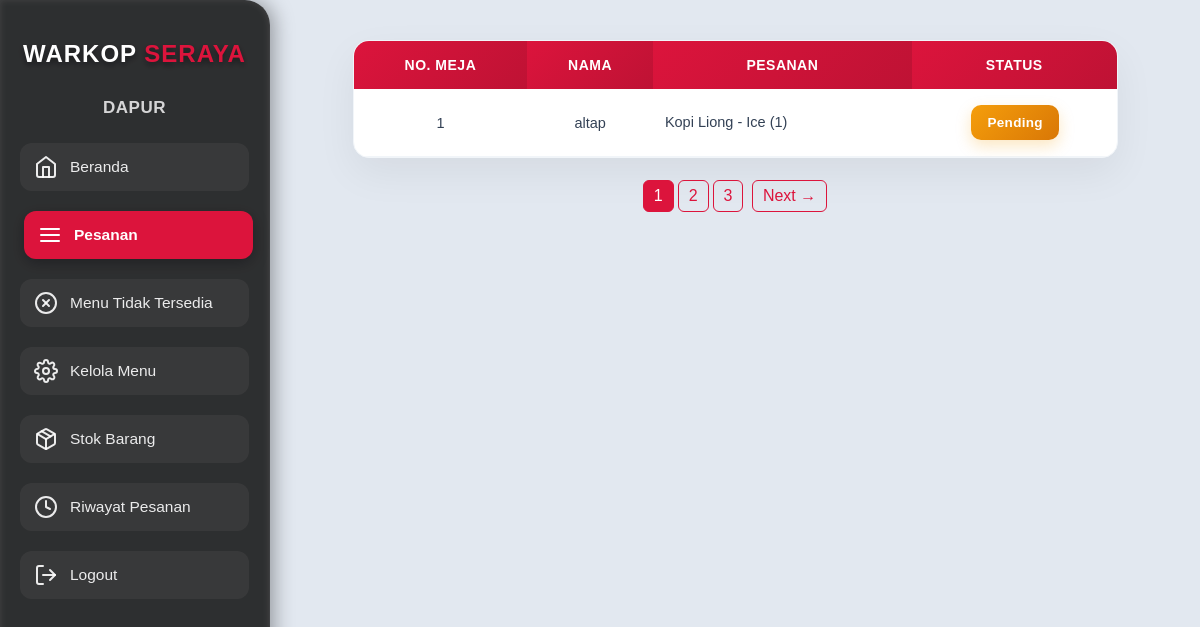
The page /admin_dapur/pesanan.php (signed in) on the database its author committed.
### tables this page shows
CREATE TABLE `transaksi` (
  `id_transaksi` int NOT NULL,
  `id_admin` int DEFAULT NULL,
  `nama_pemesan` varchar(100) NOT NULL,
  `nomor_meja` varchar(25) NOT NULL,
  `status_pesanan` enum('draft','pending','diproses','selesai','dibayar') NOT NULL,
  `waktu_pemesanan` timestamp NOT NULL DEFAULT CURRENT_TIMESTAMP,
  `total` decimal(10,2) NOT NULL
);

### admin_dapur/pesanan.php (the view, shortened to what this page needs)
<?php
include "../koneksi.php";
$limit = 10;
$page = isset($_GET['page']) ? (int)$_GET['page'] : 1;
$start = ($page - 1) * $limit;
$countSql = "
  SELECT COUNT(DISTINCT t.id_transaksi) as total
  FROM transaksi t
  WHERE t.status_pesanan IN ('pending','diproses')
";
$countRes = mysqli_query($conn, $countSql);
$totalRow = mysqli_fetch_assoc($countRes)['total'];
$totalPages = ceil($totalRow / $limit);
function renderPesananTable($conn, $start, $limit) {
  $sql = "
   SELECT
    t.id_transaksi,
    t.nomor_meja,
    t.nama_pemesan,
    t.status_pesanan,
    GROUP_CONCAT(
        CONCAT(
          '<div class=\"item-line\">',
            p.nama_produk,
            IF(vp.nama_varian IS NOT NULL AND vp.nama_varian <> '',
              CONCAT(' - ', vp.nama_varian),
              ''
            ),
            ' (', d.quantity, ')',
            IF(d.catatan IS NOT NULL AND d.catatan <> '',
              CONCAT('<br><small><i>Note: ', d.catatan, '</i></small>'),
              ''
            ),
          '</div>'
        ) ORDER BY d.id_detail ASC SEPARATOR ''
    ) AS pesanan
    FROM transaksi t
    JOIN detail_transaksi d ON t.id_transaksi = d.id_transaksi
    JOIN produk p ON d.id_produk = p.id_produk
    LEFT JOIN varian_produk vp ON d.id_varian = vp.id_varian
    WHERE t.status_pesanan IN ('pending','diproses')
    GROUP BY t.id_transaksi
    ORDER BY t.waktu_pemesanan ASC
    LIMIT $start, $limit
  ";
  $result = mysqli_query($conn, $sql);
  if ($result && mysqli_num_rows($result) > 0) {
    while ($row = mysqli_fetch_assoc($result)) {
      echo "<tr data-id='".$row['id_transaksi']."'>";
      echo "<td>".htmlspecialchars($row['nomor_meja'])."</td>";
      echo "<td>".htmlspecialchars($row['nama_pemesan'])."</td>";
      echo "<td>".$row['pesanan']."</td>";
      echo "<td>";
      if ($row['status_pesanan'] === 'pending') {
        echo "<button class='status-btn status-pending update-status' data-id='".$row['id_transaksi']."' data-status='diproses'>Pending</button>";
      } elseif ($row['status_pesanan'] === 'diproses') {
        echo "<button class='status-btn status-diproses update-status' data-id='".$row['id_transaksi']."' data-status='selesai'>Diproses</button>";
      } else {
        echo "<span class='status-btn status-selesai'>".htmlspecialchars($row['status_pesanan'])."</span>";
      }
      echo "</td>";
      echo "</tr>";
    }
  }
}
?>
<!DOCTYPE html>
<html lang="en">
<head>
  <link rel="stylesheet" href="../css/dapur.css" />
  <link rel="stylesheet" href="../css/logout.css" />
</head>
<body class="page-pesanan">
  <div class="sidebar">
    <h1>WARKOP<span> SERAYA</span></h1>
    <h2>DAPUR</h2>
    <ul>
      <li><a href="dashboard.php"><i data-feather="home"></i> Beranda</a></li>
      <li><a href="pesanan.php" class="active"><i data-feather="menu"></i> Pesanan</a></li>
      <li><a href="menu_kosong.php"><i data-feather="x-circle"></i> Menu Tidak Tersedia</a></li>
      <li><a href="kelola_menu.php"><i data-feather="settings"></i> Kelola Menu</a></li>
      <li><a href="inventory.php"><i data-feather="package"></i> Stok Barang</a></li>
      <li><a href="riwayat_pesanan.php"><i data-feather="clock"></i> Riwayat Pesanan</a></li>
      <li><a href="#" id="logoutBtn"><i data-feather="log-out"></i> Logout</a></li>
    </ul>
  </div>
  <div class="main">
    <div class="content">
      <table class="pesanan-table">
        <thead>
          <tr>
            <th>No. Meja</th>
            <th>Nama</th>
            <th>Pesanan</th>
            <th>Status</th>
          </tr>
        </thead>
        <tbody id="pesanan-table-body">
          <?php renderPesananTable($conn, $start, $limit); ?>
        </tbody>
      </table>
      <div class="pagination">
        <?php
          $range = 2;
          $startPage = max(1, $page - $range);
          $endPage = min($totalPages, $page + $range);
          for ($i = $startPage; $i <= $endPage; $i++) {
              echo '<a href="?page='.$i.'" class="'.($i == $page ? 'active' : '').'">'.$i.'</a>';
          }
        ?>
        <?php if ($page < $totalPages): ?>
          <a href="?page=<?= $page + 1 ?>">Next →</a>
        <?php endif; ?>
      </div>
    </div>
  </div>
</body>
</html>

### css/dapur.css (style rules this page uses)
:root { --primary: #dc143c; --bg: #e2e8f0; --color: rgba(1, 1, 1, 0.8); --hv: rgb(165, 11, 11); }
* { margin: 0; padding: 0; box-sizing: border-box; font-family: Arial, sans-serif; }
body { display: flex; min-height: 100vh; background-size: cover; background-color: var(--bg); }
body::before { content: none; }
.sidebar { width: 270px; background: var(--color); color: #fff; display: flex; flex-direction: column; padding: 40px 20px 30px; position: sticky; top: 0; height: 100vh; overflow-y: auto; border-radius: 0 25px 25px 0; box-shadow: 4px 0 20px rgba(0, 0, 0, 0.35), inset 0 0 6px rgba(255, 255, 255, 0.1); border-right: 1px solid rgba(255, 255, 255, 0.08); animation: slideIn 0.5s ease; transition: all 0.3s ease; }
.sidebar h1 { text-align: center; margin-bottom: 30px; font-size: 24px; font-weight: 700; letter-spacing: 1px; text-transform: uppercase; color: #fff; text-shadow: 0 3px 6px rgba(0, 0, 0, 0.5); }
.sidebar h1 span { color: var(--primary); }
.sidebar h2 { text-align: center; margin-bottom: 25px; font-size: 17px; color: rgba(255, 255, 255, 0.8); font-weight: 600; letter-spacing: 0.5px; }
.sidebar ul { list-style: none; margin: 0; padding: 0; }
.sidebar ul li { margin-bottom: 20px; }
.sidebar ul li a { display: flex; align-items: center; gap: 12px; text-decoration: none; color: rgba(255, 255, 255, 0.9); font-size: 15.5px; font-weight: 500; padding: 12px 14px; border-radius: 12px; transition: all 0.25s ease; background: rgba(255, 255, 255, 0.05); }
.sidebar ul li a.active { background: var(--primary); color: #fff; font-weight: 600; box-shadow: 0 4px 15px rgba(0, 0, 0, 0.3); transform: translateX(4px); }
.main { flex: 1; background: #e2e8f0; display: flex; justify-content: center; align-items: center; flex-direction: column; }
.page-pesanan .main { display: block; padding: 40px; min-height: 100vh; box-sizing: border-box; width: 100%; }
.page-pesanan .pesanan-table, .page-riwayatpesanan .pesanan-table { width: 90%; max-width: 1000px; margin: 0 auto; border-collapse: separate; border-spacing: 0; box-shadow: 0 15px 40px rgba(0, 0, 0, 0.06); background: #ffffff; border-radius: 16px; overflow: hidden; animation: fadeIn 0.7s ease-in-out; transition: transform 0.3s ease, box-shadow 0.3s ease; border: 1px solid #f1f5f9; }
.pesanan-table th { background: linear-gradient(135deg, var(--primary), #be1234); color: #ffffff; padding: 16px 14px; font-size: 14px; font-weight: 700; letter-spacing: 0.5px; text-transform: uppercase; border: none; }
.pesanan-table tbody tr { transition: background-color 0.2s ease; }
.pesanan-table td { padding: 16px 14px; text-align: center; font-size: 14.5px; color: #334155; border: none; border-bottom: 1px solid #f1f5f9; vertical-align: middle; }
.page-pesanan .pesanan-table td:nth-child(3), .page-riwayatpesanan .pesanan-table td:nth-child(4) { text-align: left; vertical-align: middle; padding-left: 12px; }
.status-btn { display: inline-flex; justify-content: center; align-items: center; padding: 10px 16px; border: none; border-radius: 10px; font-size: 13.5px; font-weight: 700; cursor: pointer; transition: all 0.3s cubic-bezier(0.16, 1, 0.3, 1); text-transform: capitalize; color: white; box-shadow: 0 4px 10px rgba(0,0,0,0.1); letter-spacing: 0.3px; }
.status-pending { background: linear-gradient(135deg, #f59e0b, #d97706); box-shadow: 0 6px 15px rgba(245, 158, 11, 0.25); }
.item-line { border-bottom: 1px solid #f1f5f9; padding: 6px 0; margin-bottom: 2px; }
.item-line:last-child { border-bottom: none; }
.pagination { text-align: center; margin-top: 20px; }
.pagination a, .pagination .dots { display: inline-block; padding: 6px 10px; margin: 2px; border: 1px solid #dc143c; border-radius: 6px; color: #dc143c; text-decoration: none; font-weight: 500; }
.pagination a.active { background: #dc143c; color: #fff; pointer-events: none; }
.page-pesanan .pesanan-table td:nth-child(4), .page-riwayatpesanan .pesanan-table td:nth-child(4) { text-align: left; padding-left: 16px; line-height: 1.5; }
.page-pesanan .pesanan-table td:nth-child(4), .page-pesanan .pesanan-table th:nth-child(4) { text-align: center !important; vertical-align: middle !important; }
.page-pesanan .pesanan-table td:nth-child(4) .status-btn, .page-riwayatpesanan .pesanan-table td:nth-child(4) .status-box { display: inline-flex !important; justify-content: center !important; align-items: center !important; }

### rows shown on the page
transaksi: nomor_meja "1", nama_pemesan "altap", pesanan "Kopi Liong - Ice (1)"
